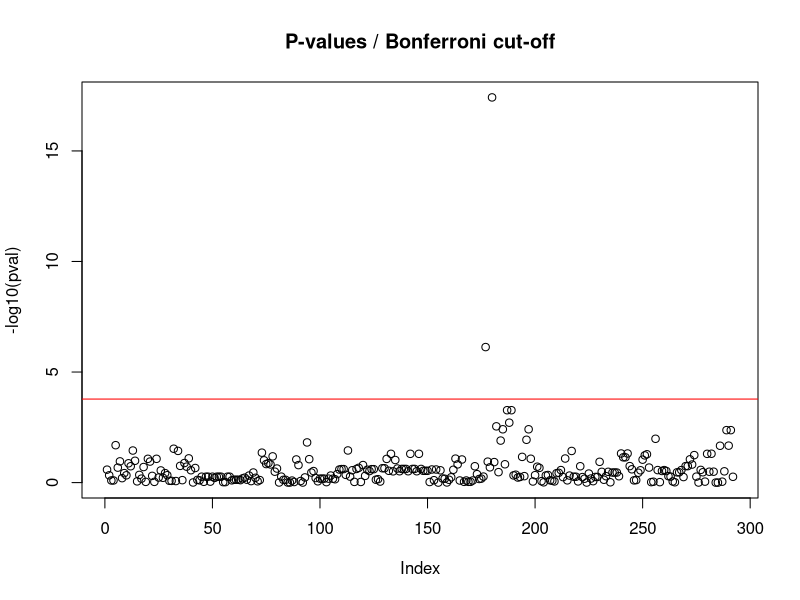

This figure's R source:
## ---- chunk 1

library(MASS)
library(lmtest)

lr_likelihood <- function(y, xa_input = NULL){
    n_samples <- length(y)

    if(is.null(xa_input)){
      X_mx <- matrix(1, nrow = n_samples, ncol = 1)  
    } else {
      X_mx <- cbind(1,xa_input)
  
    }
    
    MLE_beta <- ginv(t(X_mx) %*% X_mx) %*% t(X_mx) %*% y
    y_hat <- X_mx %*% MLE_beta
    
    var_hat <- sum((y - (y_hat))^2) / (n_samples - 1)
    
    log_likelihood <- -((n_samples / 2) * log(2 * pi * var_hat) ) - ((1/ (2*var_hat)) * sum((y - (y_hat))^2))
    
    return(log_likelihood)
}

LRT_test <- function(logl_H0, logl_HA, df_test){

    LRT<-2*logl_HA-2*logl_H0 #likelihood ratio test statistic
    #likelihood ratio test statistic for every genotype
    pval <- pchisq(LRT, df_test, lower.tail = F)
    return(pval)
}

## ---- chunk 2
set.seed(1987)

x = sample(c(-1,0,1), 100, replace = TRUE)

y = 1.2 * x + rnorm(100)

h0_nocovar <- lr_likelihood(y)
h1_nocovar <- lr_likelihood(y, x)

LRT_test(h0_nocovar, h1_nocovar, df_test = 1)

x_c = sample(c(0,1), 100, replace = TRUE)
y2 = 1.2 * x + 0.8 * x_c+ rnorm(100) 
  
h0_withcovar <- lr_likelihood(y2)
h1_withcovar <- lr_likelihood(y2, x)
LRT_test(h0_withcovar, h1_withcovar, df_test = 1)


h0_includecovar <- lr_likelihood(y2, x_c)
ha_includecovar <- lr_likelihood(y2, cbind(x,x_c))
LRT_test(h0_includecovar, ha_includecovar, df_test = 1)

## ---- chunk 3
library(MASS)
library(ggplot2)

W_calc <- function(gamma_inv){
    N <- length(gamma_inv)
		W<-diag(as.vector(gamma_inv * (1- gamma_inv)))
      
    return(W)
}

beta_update <- function(X_mx, W, Y, gamma_inv, beta){
  beta_up <- beta + ginv(t(X_mx)%*%W%*%X_mx)%*%t(X_mx)%*%(Y-gamma_inv)
	return(beta_up)
}

gamma_inv_calc <- function(X_mx, beta_t){
    #initialize gamma
    # K is the part which goes into the exponent
    K <- X_mx %*% beta_t
    gamma_inv <- exp(K)/(1+exp(K))
    return(gamma_inv)
}

dev_calc <- function(Y, gamma_inv){
    deviance <- 2*( sum(Y[Y==1]*log(Y[Y==1]/gamma_inv[Y==1])) + sum((1-Y[Y==0])*log((1-Y[Y==0])/(1-gamma_inv[Y==0]))) )  
    return(deviance)
}

loglik_calc <- function(Y, gamma_inv){
    loglik <- sum(Y*log(gamma_inv)+(1-Y)*log(1-gamma_inv))
    return(loglik)
}

logistic.IRLS<- function(X = NULL, Covars = NULL,Y =Y, beta.initial.vec = c(0,0,0), d.stop.th = 1e-6, it.max = 100) {

  #Create the X matrix

  X_mx <- cbind(matrix(1, nrow = nrow(Y), ncol = 1),X, Covars)

  #check this matrix:
	#initialize the beta parameter vector at t=0
	beta_t <- beta.initial.vec
  
  # initialize deviance at d[t]
	dt <- 0
	
	#initialize gamma
  # K is the part which goes into the exponent
  gamma_inv <- gamma_inv_calc(X_mx, beta_t)
	
	for(i in 1:it.max) {
		dpt1 <- dt #store previous deviance
		
    # create empty matrix W
		W <- W_calc(gamma_inv)
    
		beta_t <- beta_update(X_mx, W, Y, gamma_inv, beta_t)
		
		#update gamma since it's a function of beta
		
		gamma_inv <- gamma_inv_calc(X_mx, beta_t)

		#calculate new deviance
		dt <- dev_calc(Y, gamma_inv)
		
		absD <- abs(dt - dpt1)
		
		if(absD < d.stop.th) {
			#cat("Convergence at iteration:", i, "at threshold:", d.stop.th, "\n")
			logl <- loglik_calc(Y, gamma_inv)
			return(list(beta_t,logl))
		}	
	}
	#cat("Convergence not reached after iteration:", i, "at threshold:", d.stop.th, "\n")
	return(list(beta_t= c(NA,NA,NA),logl=NA))
}



Y <- read.table("../Lab7/QG16_Lab7_phenotypes.tsv", header = F,stringsAsFactors = F)
geno <- read.table("../Lab7/QG16_Lab7_genotypes.tsv", header = T)

Y <- as.matrix(Y)
colnames(Y) <- NULL
xa_matrix <- as.matrix(geno)
xd_matrix <- 1 - 2*abs(xa_matrix)

beta<-NULL
logl<-NULL
for(j in 1:dim(xa_matrix)[2]){
	myList<-logistic.IRLS(X=cbind(xa_matrix[,j],xd_matrix[,j]),Y=Y)
	beta<-cbind(beta,myList[[1]])
	logl<-c(logl,myList[[2]])
#	cat("Locus ",j,"'s beta values: ",myList[[1]],"\n")
}

# log likelihood for NULL hypothesis
logl_H0 <- logistic.IRLS(Y=Y, X=NULL, beta.initial.vec = c(0))[[2]]

LRT<-2*logl-2*logl_H0 #likelihood ratio test statistic

#likelihood ratio test statistic for every genotype
pval <- pchisq(LRT, 2, lower.tail = F)

plot(-log10(pval), main = "P-values / Bonferroni cut-off")
abline(-log10(0.05/300),0,col="red")
